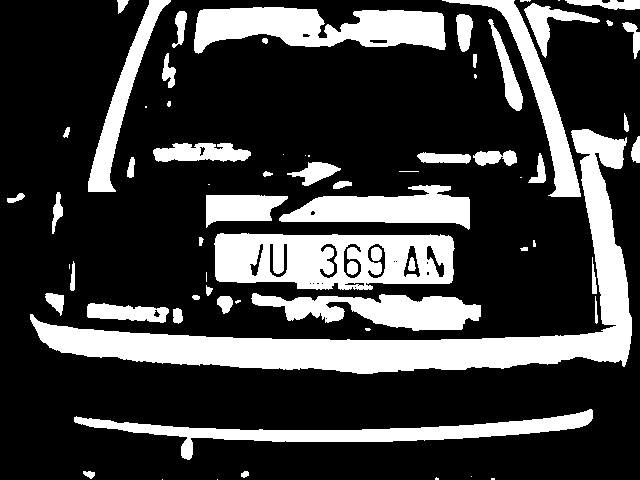
#> input picture examples/seg with morph.jpg, 640 x 480 px; its folder holds only this picture in this run
$ python -i Segmentation_new.py   (imports and definitions only)   (older library calls are emulated)
#> lines starting #> are read from the running program, lines starting #| are printed output that depends on the picture; after the words box and inside, x2 and y2 are one past the last pixel; in counts of white or black regions, pixels touching at a corner belong together
#> further down, picture is the input picture: shape (480, 640, 3); min 0, max 255, mean 64
import sys
sys.path.append('C:\Python27\Lib\site-packages')
import cv2
import numpy as np
import  os
import pytesseract
from PIL import Image
from ConnectedAnalysis import ConnectedAnalysis
input_folder = r"C:\Users\SRIDHAR\Documents\python\final\plates2";
output_folder= r"C:\Users\SRIDHAR\Documents\python\final\seg_new2";


def preprocess(image):
    imageGray = cv2.cvtColor(image, cv2.COLOR_RGB2GRAY)
    noise_removal = cv2.GaussianBlur(imageGray, (5, 5), 0);
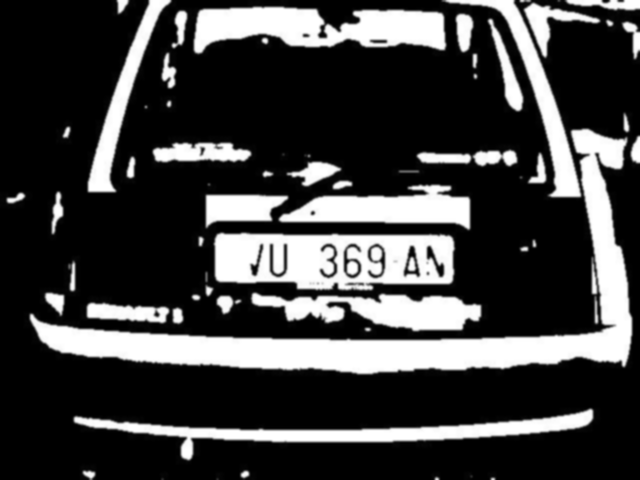
#> noise_removal: shape (480, 640); min 0, max 255, mean 64
    clahe = cv2.createCLAHE();
    equal_histogram = clahe.apply(noise_removal);
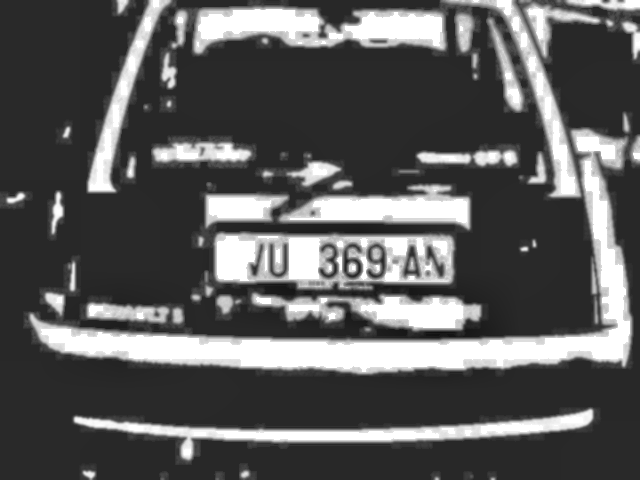
#> equal_histogram: shape (480, 640); min 16, max 255, mean 90.6
    kernel = cv2.getStructuringElement(cv2.MORPH_RECT, (5, 5))
    morph_image = cv2.morphologyEx(equal_histogram, cv2.MORPH_OPEN, kernel, iterations=20)
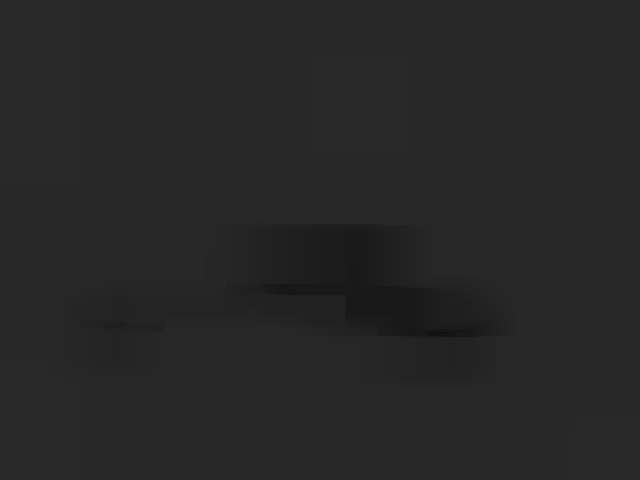
#> morph_image: shape (480, 640); min 16, max 41, mean 39.1
    sub_morp_image = cv2.subtract(equal_histogram, morph_image)
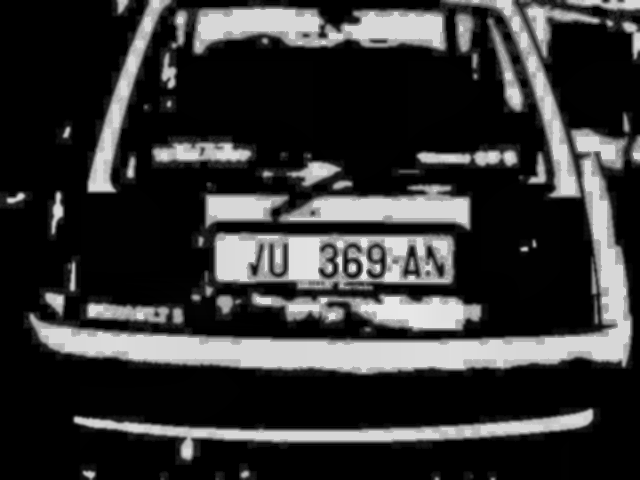
#> sub_morp_image: shape (480, 640); min 0, max 231, mean 51.5
    ret, thresh_image = cv2.threshold(sub_morp_image, 0, 255, cv2.THRESH_BINARY | cv2.THRESH_OTSU)
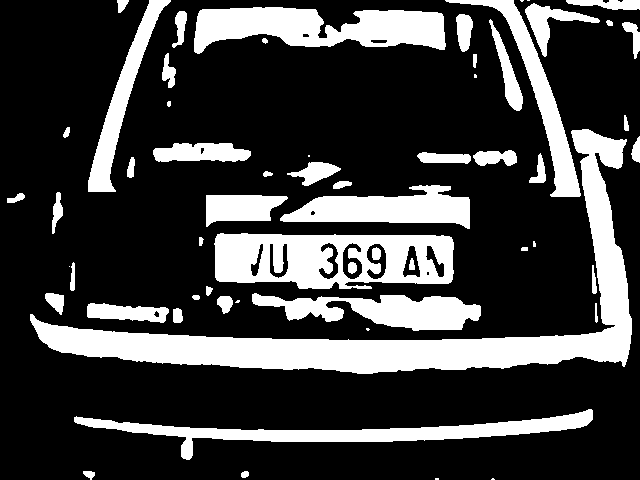
#> thresh_image: shape (480, 640); 24.9% white; 60 white regions (10 under 20 px), largest, box (x1, y1, x2, y2) and area: (30, 129, 632, 374) 22822, (214, 233, 454, 289) 9614, (194, 7, 446, 54) 7697
#> ret = 95
    return imageGray;
# [187 lines not run here, left out]

>>> import cv2
>>> picture = cv2.cvtColor(cv2.imread('../examples/seg with morph.jpg'), cv2.COLOR_BGR2RGB)
>>> result = preprocess(picture)
